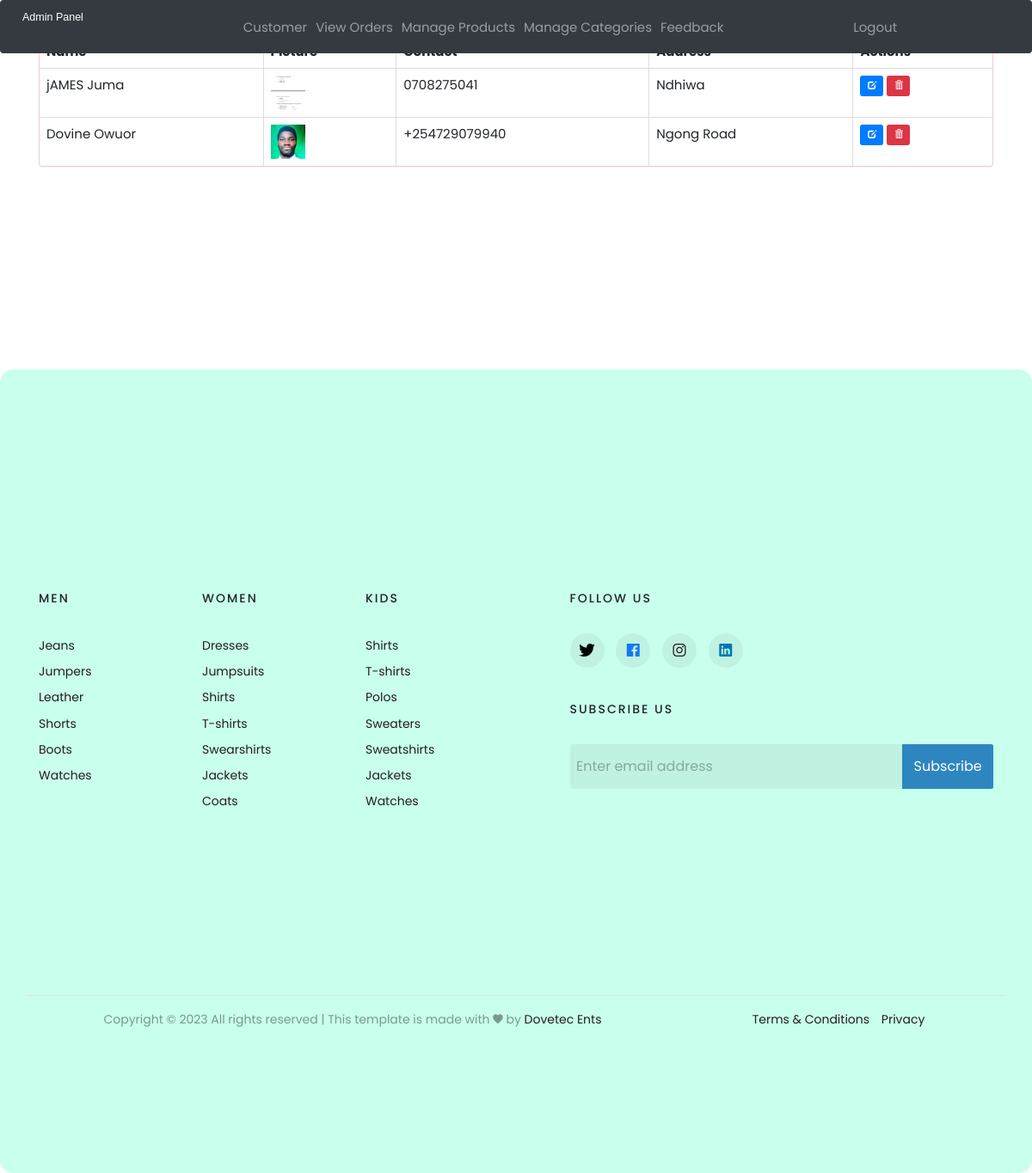
The app's page /view-customer (signed in) with its own data.
### ecom/models.py (models this page shows, shortened)
class Customer(models.Model):
    user=models.OneToOneField(User,on_delete=models.CASCADE)
    profile_pic= models.ImageField(upload_to='profile_pic/CustomerProfilePic/',null=True,blank=True)
    address = models.CharField(max_length=40)
    mobile = models.CharField(max_length=20,null=False)
    @property
    def get_name(self):
        return self.user.first_name+" "+self.user.last_name

### ecom/views.py (the view)
# urls.py: path('view-customer', views.view_customer_view,name='view-customer'),
@login_required(login_url='adminlogin')
def view_customer_view(request):
    customers=models.Customer.objects.all()
    return render(request,'ecom/view_customer.html',{'customers':customers})

### templates/ecom/view_customer.html (shortened to what this page needs)
{% extends 'ecom/admin_base.html' %}
{% block content %}
<head>
{% load static %}
  <link href="//netdna.bootstrapcdn.com/bootstrap/3.0.0/css/bootstrap.min.css" rel="stylesheet" id="bootstrap-css">
</head>
<div class="container">
  <div class="panel panel-danger">
    <div class="panel-heading">
      <h6 class="panel-title">Total Customers</h6>
    </div>
    <table class="table table-hover table-bordered" id="dev-table">
      <thead>
        <tr>
          <th>Name</th>
          <th>Picture</th>
          <th>Contact</th>
          <th>Address</th>
          <th>Actions</th>
        </tr>
      </thead>
      {% for c in customers %}
      <tr>
        <td> {{c.get_name}}</td>
        <td> <img src="{% static c.profile_pic.url %}" alt="Profile Pic" height="40px" width="40px" /></td>
        <td>{{c.mobile}}</td>
        <td>{{c.address}}</td>
        <td><a class="btn btn-primary btn-xs" href="{% url 'update-customer' c.id  %}"><span
              class="glyphicon glyphicon-edit"></span></a>
          <a class="btn btn-danger btn-xs" href="{% url 'delete-customer' c.id  %}"><span
              class="glyphicon glyphicon-trash"></span></a>
        </td>
      </tr>
      {% endfor %}
    </table>
  </div>
</div>
{% endblock content %}

### templates/ecom/admin_base.html (style rules this page uses)
body { margin: 0; padding: 0; box-sizing: border-box; }

### templates/ecom/view_customer.html (style rules this page uses)
a:link { text-decoration: none; }
h6 { text-align: center; }

### records on screen
Customer: get_name "jAMES Juma", profile_pic (picture), mobile "0708275041", address "Ndhiwa"
Customer: get_name "Dovine Owuor", profile_pic (picture), mobile "+254729079940", address "Ngong Road"
